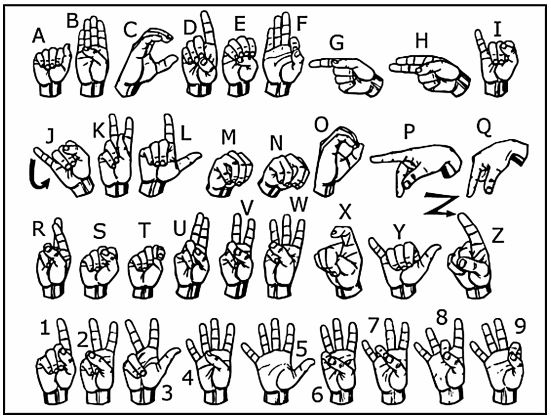
#> input picture ASL Recognition System (WLC-Group)/ASL - AtoZ and 0to9.JPG, 551 x 419 px, given in place of the camera
$ python handRecognizer.py   (older library calls are emulated)
#> lines starting #> are read from the running program, lines starting #| are printed output that depends on the picture; after the words box and inside, x2 and y2 are one past the last pixel; in counts of white or black regions, pixels touching at a corner belong together
import cv2
import numpy as np
import glob
import os

#call webcam
cap = cv2.VideoCapture(0)

#main Body
while(cap.isOpened):
    #read Image
    ret, img = cap.read()
#> img is the input picture: shape (419, 551, 3); min 0, max 255, mean 210.8

    # get hand data from the rectangle sub window on the screen
    cv2.rectangle(img, (350,300), (50,50), (0,255,0),2)
#> img: shape (419, 551, 3); 1.43% of pixels changed, all inside (x1, y1, x2, y2) = (49, 49, 352, 302)

    #crop Image with rectangle's Size
    crop_img = img[50:300, 50:350]

    #convert RGB to Gray Image
    gray = cv2.cvtColor(crop_img, cv2.COLOR_BGR2GRAY);

    # applying gaussian blur
    value = (25, 25)
    blurred = cv2.GaussianBlur(gray, value, 0)
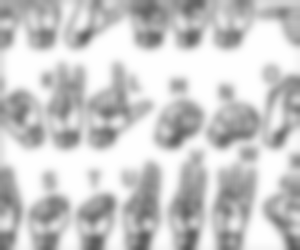
#> blurred: shape (250, 300); min 88, max 254, mean 201.7

    # thresholdin: Otsu's Binarization method
    _, thresh1 = cv2.threshold(blurred, 127, 255, cv2.THRESH_BINARY_INV+cv2.THRESH_OTSU)
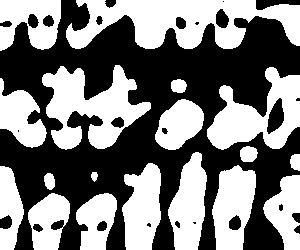
#> thresh1: shape (250, 300); 48.5% white; 18 white regions

    # show thresholded image
    #cv2.imshow('Thresholded', thresh1)

    #calculate contours
    image, contours, hierarchy = cv2.findContours(thresh1.copy(), cv2.RETR_TREE, cv2.CHAIN_APPROX_NONE)
#> contours = 37 contours, 5 with area under 20; largest, box (x1, y1, x2, y2) and area: (66, 0, 300, 49) 6991, (42, 65, 151, 150) 4694, (207, 67, 300, 150) 4151, (212, 165, 256, 250) 2663, (122, 163, 161, 250) 2479

    # find contour with max area
    cnt = max(contours, key = lambda x: cv2.contourArea(x))
#> cnt = contour of 706 points, box (x1, y1, x2, y2) (66, 0, 300, 49), area 6991

    # create bounding rectangle around the contour (can skip below two lines)
    x, y, w, h = cv2.boundingRect(cnt)
#> x = 66; y = 0; w = 234; h = 49
    cv2.rectangle(crop_img, (x, y), (x+w, y+h), (0, 0, 255), 1)
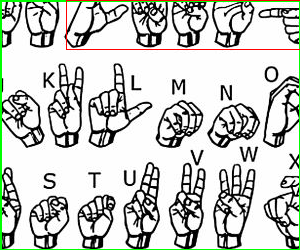
#> crop_img: shape (250, 300, 3); mean B, G, R 197.3, 202, 199

    #Crop Image with Contour Size
    contour_img = gray[y:y+h, x:x+w]
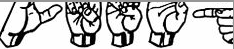
#> contour_img: shape (49, 234); min 0, max 255, mean 189.5
    #contour_img = cv2.resize(gray, (300,250))

    # finding convex hull
    hull = cv2.convexHull(cnt)
#> hull = contour of 10 points, box (x1, y1, x2, y2) (66, 0, 300, 49), area 10790

    # drawing contours
    drawing = np.zeros(crop_img.shape,np.uint8)
    cv2.drawContours(drawing, [cnt], 0, (0, 255, 0), 0)
    cv2.drawContours(drawing, [hull], 0,(0, 0, 255), 0)
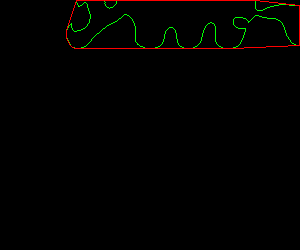
#> drawing: shape (250, 300, 3); mean of channels 0, 1, 2 0, 1.5, 1.8; drawn as B, G, R

    # finding convex hull
    hull = cv2.convexHull(cnt, returnPoints=False)
#> hull = [519, 467, 427, 310, 84, 81, 79, 71, 64, 0]

    # finding convexity defects
    defects = cv2.convexityDefects(cnt, hull)
#> defects = [[519, 0, 668, 2048], [0, 64, 33, 4938], [71, 79, 72, 114], [81, 84, 83, 162], [84, 310, 134, 8704], [310, 427, 373, 8176], [467, 519, 509, 2486]]
    count_defects = 0
    cv2.drawContours(thresh1, contours, -1, (0, 255, 0), 3)
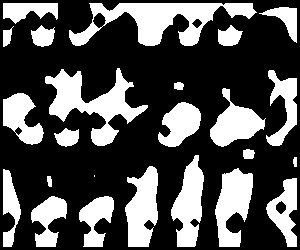
#> thresh1: shape (250, 300); 32.1% white; 24 white regions (1 under 20 px), largest, box (x1, y1, x2, y2) and area: (69, 3, 257, 46) 3679, (45, 68, 148, 146) 2983, (215, 168, 253, 247) 1882

    #call template Image Dataset
    #template_data=[]
    mypath= glob.glob('dataSet\\*.jpg')

    #matching All Image
    for file in mypath:
        #split FileName and FileType
        filename, ext = os.path.splitext(file)

        #get only FileName
        filename = filename[filename.rfind("\\")+3:]

        #read matching image with gray
        image = cv2.imread(file, 0)
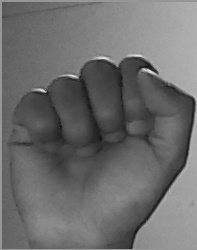
#> input picture ASL Recognition System (WLC-Group)/dataSet/1.A.jpg, 197 x 250 px
#> image is the input picture: shape (250, 197); min 16, max 236, mean 108.6

        #matching with Method
        #cv2.TM_CCOEFF, cv2.TM_CCOEFF_NORMED, cv2.TM_CCORR, cv2.TM_CCORR_NORMED, cv2.TM_SQDIFF, cv2.TM_SQDIFF_NORMED
#> (the run stopped early here; a loop or call above may not have finished)
